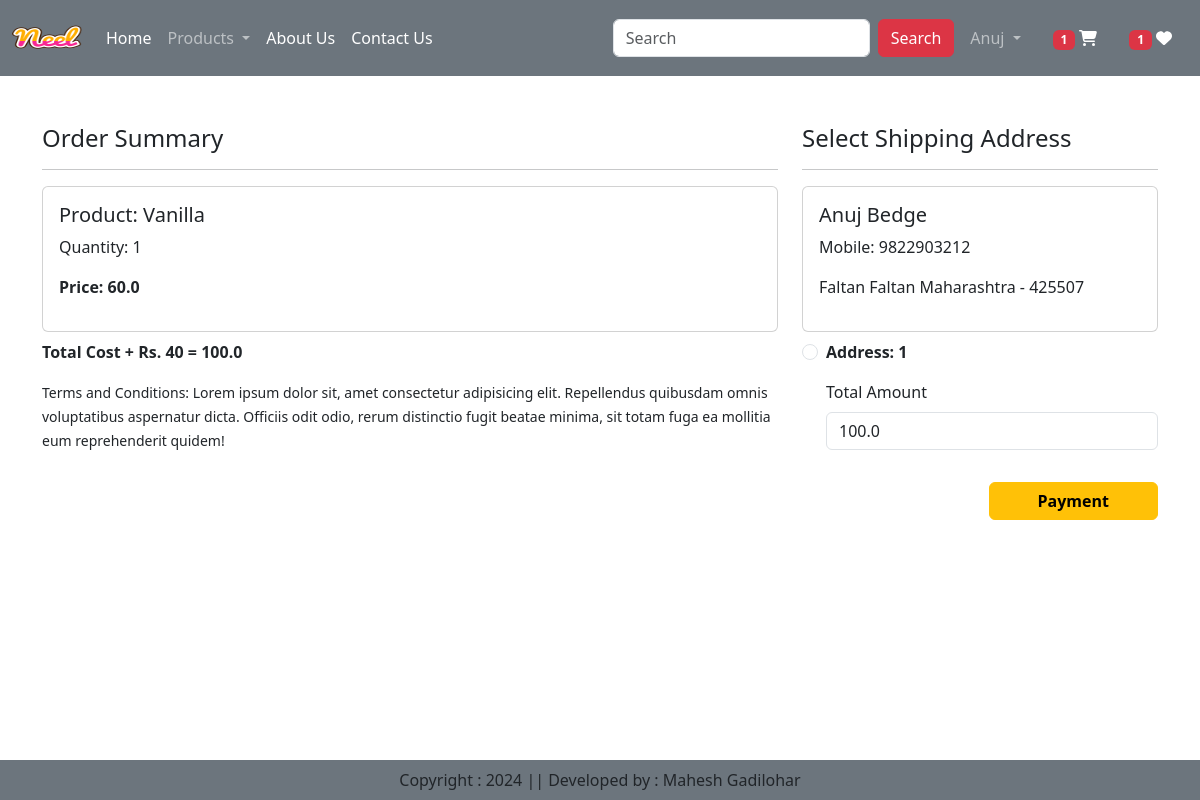
/checkout/ (signed in), run on the app's committed database.
### app/models.py (models this page shows, shortened)
class Cart(models.Model):
    user = models.ForeignKey(User,on_delete=models.CASCADE)
    product = models.ForeignKey(Product,on_delete=models.CASCADE)
    quantity = models.PositiveIntegerField(default=1)

class Product(models.Model):
    title = models.CharField(max_length=100)
    selling_price = models.FloatField()
    discounted_price = models.FloatField()
    discription = models.TextField()
    composition = models.TextField(default='')
    prodapp = models.TextField(default='')
    category = models.CharField(choices=CATEGORY_CHOICES, max_length=2)
    product_image = models.ImageField(upload_to='product')

class Customer(models.Model):
    user = models.ForeignKey(User,on_delete=models.CASCADE)
    name = models.CharField(max_length=200)
    locality = models.CharField(max_length=200)
    city = models.CharField(max_length=50)
    mobile = models.IntegerField(default=0)
    zipcode = models.IntegerField()
    state = models.CharField(choices=STATE_CHOICES, max_length=100)

### app/views.py (the view, shortened to what this page needs)
# urls.py: path('checkout/',views.Checkout.as_view(),name='checkout'),
@method_decorator(login_required, name='dispatch')
class Checkout(View):
    def get(self, request):
        totalitem = 0
        wishitem = 0
        if request.user.is_authenticated:
            totalitem = len(Cart.objects.filter(user=request.user))
            wishitem = len(Wishlist.objects.filter(user=request.user))
        user=request.user
        add=Customer.objects.filter(user=user)
        cart_items=Cart.objects.filter(user=user)
        famount=0
        for p in cart_items:
            value = p.quantity * p.product.discounted_price
            famount += value
        totalamount = famount + 40
        razoramount = int (totalamount * 100)
        client = razorpay.Client(auth = (settings.RAZOR_KEY_ID, settings.RAZOR_KEY_SECRET))
        data = {"amount" : razoramount, "currency" : "INR", "receipt" : "order_rcptid_12"}
        payment_response = client.order.create(data = data)
        order_id = payment_response['id']
        order_status = payment_response['status']
        return render(request, 'app/checkout.html', locals())

### app/templates/app/checkout.html (shortened to what this page needs)
{% extends 'app/base.html' %}
{% load static %}
{% block main-content %}
<div class="container">
    <div class="row mt-5">
        <div class="col-sm-8">
            <h4>Order Summary</h4>
            <hr>
            {% for item in cart_items %}
                <div class="card mb-2">
                    <div class="card-body">
                        <h5>Product: {{ item.product.title }}</h5>
                        <p>Quantity: {{ item.quantity }}</p>
                        <p class="fw-bold">Price: {{ item.product.discounted_price }}</p>
                    </div>
                </div>
            {% endfor %}
            <p class="fw-bold">Total Cost + Rs. 40 = {{ totalamount }}</p>
            <small>Terms and Conditions: Lorem ipsum dolor sit, amet consectetur adipisicing elit. Repellendus quibusdam omnis voluptatibus aspernatur dicta. Officiis odit odio, rerum distinctio fugit beatae minima, sit totam fuga ea mollitia eum reprehenderit quidem!</small>
        </div>
        <div class="col-sm-4">
            <div class="sticky-top">
                <h4>Select Shipping Address</h4>
                <hr>
                <form method="post" id="myform">
                    {% for ad in add %}
                        <div class="card">
                            <div class="card-body">
                                <h5>{{ ad.name }}</h5>
                                <p>Mobile: {{ ad.mobile }}</p>
                                <p>{{ ad.locality }} {{ ad.city }} {{ ad.state }} - {{ ad.zipcode }}</p>
                            </div>
                        </div>
                        <div class="form-check mt-2 mb-3">
                            <input class="form-check-input" type="radio" name="custid" id="custid{{ forloop.counter }}" value="{{ ad.id }}">
                            <label class="form-check-label fw-bold" for="custadd{{ forloop.counter }}">Address: {{ forloop.counter }}</label>
                        </div>
                    {% endfor %}
                    <div class="form-check mb-3">
                        <label for="totalamount" class="form-label">Total Amount</label>
                        <input type="number" class="form-control" name="totalamount" value="{{ totalamount }}" readonly>
                    </div>
                    <div class="text-end">
                        <button id="rzp-button1" type="submit" class="btn btn-warning mt-3 px-5 fw-bold">Payment</button>
                    </div>
                </form>
            </div>
        </div>
    </div>
</div><br><br><br>
{% endblock main-content %}

### app/templates/app/base.html (shortened to what this page needs)
<!DOCTYPE html>
{% load static %}
<html lang="en">
<head>
    <link href="https://cdn.jsdelivr.net/npm/bootstrap@5.3.3/dist/css/bootstrap.min.css" rel="stylesheet">
    <link rel="stylesheet" href="{% static 'app/css/owl.carousel.min.css' %}">
    <link rel="stylesheet" href="{% static 'app/css/all.min.css' %}">
    <link rel="stylesheet" href="{% static 'app/css/style.css' %}">
</head>
<body >
    <nav class="navbar navbar-expand-lg navbar-dark bg-secondary">
        <div class="container-fluid">
          <a class="navbar-brand" href="#">
            <img src="{% static 'app/images/Neel.png' %}" width="70" height="50">
          </a>
          <div class="collapse navbar-collapse" id="navbarSupportedContent">
            <ul class="navbar-nav me-auto mb-2 mb-lg-0">
              {% if request.user.is_authenticated %}
              <li class="nav-item">
                <a class="nav-link active" aria-current="page" href="/">Home</a>
              </li>
              <li class="nav-item dropdown">
                <a class="nav-link dropdown-toggle" href="#" role="button" data-bs-toggle="dropdown" aria-expanded="false">
                  Products
                </a>
              </li>
              <li class="nav-item">
                <a class="nav-link text-white" href="{% url 'about' %}">About Us</a>
              </li>
              <li class="nav-item">
                <a class="nav-link text-white" href="{% url 'contact' %}">Contact Us</a>
              </li>
            </ul>
            <form class="d-flex" role="search" action="/search/">
              <input class="form-control me-2" type="search" placeholder="Search" name="search" aria-label="Search">
              <button class="btn btn-danger" type="submit">Search</button>
            </form>
          </div>
          <ul class="navbar-nav me-auto mb-2 mb-lg-0">
          <li class="nav-item dropdown mx-2">
              <a class="nav-link dropdown-toggle" href="#" role="button" data-bs-toggle="dropdown" aria-expanded="false">
                  {{ request.user }}
              </a>
          </li>
            <li class="nav-item mx-2">
                <a href="/checkout" class="nav-link text-white"><span class="badge bg-danger">{% if totalitem > 0 %} {{ totalitem }} {% endif %}</span> <i class="fa fa-shopping-cart"></i></a>
            </li>
            <li class="nav-item mx-2">
                <a href="{% url 'showwishlist' %}" class="nav-link text-white"><span class="badge bg-danger">{% if wishitem > 0 %} {{ wishitem }} {% endif %}</span>  <i class="fa fa-heart"></i></a>
            </li>
            {% endif %}
          </ul>
        </div>
      </nav>
      {% block main-content %}{% endblock main-content %}
      <footer class="container-fluid fixed-bottom bg-secondary text-center p-2 mt-5">
        Copyright : 2024 || Developed by : Mahesh Gadilohar
      </footer>
</body>
</html>

### data on the page
Cart: product "Vanilla", quantity "1", product.discounted_price "60.0"
Customer: name "Anuj Bedge", mobile "9822903212", locality "Faltan", city "Faltan", state "Maharashtra", zipcode "425507"

### other printed values
{{ request.user }} "Anuj"
{{ totalitem }} "1"
{{ wishitem }} "1"
{{ totalamount }} "100.0"
